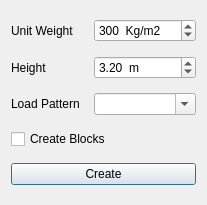
<?xml version="1.0" encoding="UTF-8"?>
<ui version="4.0">
 <class>Dialog</class>
 <widget class="QDialog" name="Dialog">
  <property name="geometry">
   <rect>
    <x>0</x>
    <y>0</y>
    <width>207</width>
    <height>205</height>
   </rect>
  </property>
  <property name="windowTitle">
   <string>Create Wall</string>
  </property>
  <property name="windowIcon">
   <iconset resource="../osafe_py_widgets/resource.qrc">
    <normaloff>:/safe/osafe_images/wall.svg</normaloff>:/safe/osafe_images/wall.svg</iconset>
  </property>
  <layout class="QGridLayout" name="gridLayout">
   <item row="0" column="1">
    <widget class="QSpinBox" name="weight">
     <property name="suffix">
      <string>  Kg/m2</string>
     </property>
     <property name="minimum">
      <number>50</number>
     </property>
     <property name="maximum">
      <number>10000</number>
     </property>
     <property name="singleStep">
      <number>5</number>
     </property>
     <property name="value">
      <number>300</number>
     </property>
    </widget>
   </item>
   <item row="0" column="0">
    <widget class="QLabel" name="label">
     <property name="text">
      <string>Unit Weight</string>
     </property>
    </widget>
   </item>
   <item row="4" column="0" colspan="2">
    <widget class="QPushButton" name="create_button">
     <property name="text">
      <string>Create</string>
     </property>
     <property name="icon">
      <iconset resource="../osafe_py_widgets/resource.qrc">
       <normaloff>:/safe/osafe_images/wall.svg</normaloff>:/safe/osafe_images/wall.svg</iconset>
     </property>
     <property name="iconSize">
      <size>
       <width>60</width>
       <height>60</height>
      </size>
     </property>
    </widget>
   </item>
   <item row="1" column="0">
    <widget class="QLabel" name="label_2">
     <property name="text">
      <string>Height</string>
     </property>
    </widget>
   </item>
   <item row="3" column="0" colspan="2">
    <widget class="QCheckBox" name="create_blocks">
     <property name="text">
      <string>Create Blocks</string>
     </property>
    </widget>
   </item>
   <item row="1" column="1">
    <widget class="QDoubleSpinBox" name="height_box">
     <property name="prefix">
      <string/>
     </property>
     <property name="suffix">
      <string>  m</string>
     </property>
     <property name="minimum">
      <double>0.100000000000000</double>
     </property>
     <property name="maximum">
      <double>20.000000000000000</double>
     </property>
     <property name="singleStep">
      <double>0.100000000000000</double>
     </property>
     <property name="value">
      <double>3.200000000000000</double>
     </property>
    </widget>
   </item>
   <item row="2" column="0">
    <widget class="QLabel" name="label_3">
     <property name="text">
      <string>Load Pattern</string>
     </property>
    </widget>
   </item>
   <item row="2" column="1">
    <widget class="QComboBox" name="loadpat">
     <property name="editable">
      <bool>true</bool>
     </property>
    </widget>
   </item>
  </layout>
 </widget>
 <resources>
  <include location="../osafe_py_widgets/resource.qrc"/>
 </resources>
 <connections/>
</ui>
